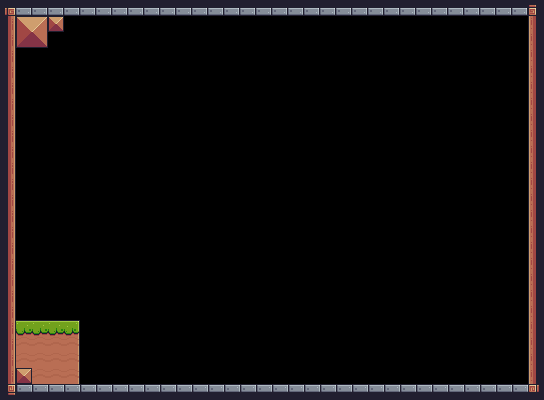

A 2D game scene composited from a Tiled map and its tileset images. What follows is a short description and the map's XML, with every tile layer's data as written:
An orthogonal 34x25 tile map with 16x16 px tiles, 1 tile layer (Ground) and 9 objects (5x Collision, 2x Items, Checkpoint, Player).

<map version="1.10" tiledversion="1.11.2" orientation="orthogonal" renderorder="right-down" width="34" height="25" tilewidth="16" tileheight="16" infinite="0" nextlayerid="9" nextobjectid="70">
 <tileset firstgid="1" source="tileset.tsx" />
 <objectgroup id="5" name="Checkpoints">
  <object id="37" name="Checkpoint" x="464" y="320" width="64" height="64" />
 </objectgroup>
 <objectgroup id="8" name="Enemy" />
 <objectgroup id="2" name="Player">
  <object id="1" name="Player" x="256" y="352" width="32" height="32" />
 </objectgroup>
 <objectgroup id="6" name="Items" />
 <objectgroup id="4" name="Collisions">
  <object id="2" name="Collision" x="0" y="0" width="544" height="16" />
  <object id="3" name="Collision" x="0" y="16" width="16" height="368" />
  <object id="4" name="Collision" x="0" y="384" width="544" height="16" />
  <object id="28" name="Apple" type="Items" x="320" y="352" width="32" height="32" />
  <object id="58" name="Collision" x="16" y="320" width="64" height="64" />
  <object id="68" name="Apple" type="Items" x="384" y="352" width="32" height="32" />
  <object id="69" name="Collision" x="528" y="16" width="16" height="368" />
 </objectgroup>
 <layer id="1" name="Ground" width="34" height="25">
  <data encoding="csv">
92,46,46,46,46,46,46,46,46,46,46,46,46,46,46,46,46,46,46,46,46,46,46,46,46,46,46,46,46,46,46,46,46,93,
113,36,37,35,0,0,0,0,0,0,0,0,0,0,0,0,0,0,0,0,0,0,0,0,0,0,0,0,0,0,0,0,0,111,
113,58,59,0,0,0,0,0,0,0,0,0,0,0,0,0,0,0,0,0,0,0,0,0,0,0,0,0,0,0,0,0,0,111,
113,0,0,0,0,0,0,0,0,0,0,0,0,0,0,0,0,0,0,0,0,0,0,0,0,0,0,0,0,0,0,0,0,111,
113,0,0,0,0,0,0,0,0,0,0,0,0,0,0,0,0,0,0,0,0,0,0,0,0,0,0,0,0,0,0,0,0,111,
113,0,0,0,0,0,0,0,0,0,0,0,0,0,0,0,0,0,0,0,0,0,0,0,0,0,0,0,0,0,0,0,0,111,
113,0,0,0,0,0,0,0,0,0,0,0,0,0,0,0,0,0,0,0,0,0,0,0,0,0,0,0,0,0,0,0,0,111,
113,0,0,0,0,0,0,0,0,0,0,0,0,0,0,0,0,0,0,0,0,0,0,0,0,0,0,0,0,0,0,0,0,111,
113,0,0,0,0,0,0,0,0,0,0,0,0,0,0,0,0,0,0,0,0,0,0,0,0,0,0,0,0,0,0,0,0,111,
113,0,0,0,0,0,0,0,0,0,0,0,0,0,0,0,0,0,0,0,0,0,0,0,0,0,0,0,0,0,0,0,0,111,
113,0,0,0,0,0,0,0,0,0,0,0,0,0,0,0,0,0,0,0,0,0,0,0,0,0,0,0,0,0,0,0,0,111,
113,0,0,0,0,0,0,0,0,0,0,0,0,0,0,0,0,0,0,0,0,0,0,0,0,0,0,0,0,0,0,0,0,111,
113,0,0,0,0,0,0,0,0,0,0,0,0,0,0,0,0,0,0,0,0,0,0,0,0,0,0,0,0,0,0,0,0,111,
113,0,0,0,0,0,0,0,0,0,0,0,0,0,0,0,0,0,0,0,0,0,0,0,0,0,0,0,0,0,0,0,0,111,
113,0,0,0,0,0,0,0,0,0,0,0,0,0,0,0,0,0,0,0,0,0,0,0,0,0,0,0,0,0,0,0,0,111,
113,0,0,0,0,0,0,0,0,0,0,0,0,0,0,0,0,0,0,0,0,0,0,0,0,0,0,0,0,0,0,0,0,111,
113,0,0,0,0,0,0,0,0,0,0,0,0,0,0,0,0,0,0,0,0,0,0,0,0,0,0,0,0,0,0,0,0,111,
113,0,0,0,0,0,0,0,0,0,0,0,0,0,0,0,0,0,0,0,0,0,0,0,0,0,0,0,0,0,0,0,0,111,
113,0,0,0,0,0,0,0,0,0,0,0,0,0,0,0,0,0,0,0,0,0,0,0,0,0,0,0,0,0,0,0,0,111,
113,0,0,0,0,0,0,0,0,0,0,0,0,0,0,0,0,0,0,0,0,0,0,0,0,0,0,0,0,0,0,0,0,111,
113,8,8,8,9,0,0,0,0,0,0,0,0,0,0,0,0,0,0,0,0,0,0,0,0,0,0,0,0,0,0,0,0,111,
113,30,30,30,31,0,0,0,0,0,0,0,0,0,0,0,0,0,0,0,0,0,0,0,0,0,0,0,0,0,0,0,0,111,
113,30,30,30,31,0,0,0,0,0,0,0,0,0,0,0,0,0,0,0,0,0,0,0,0,0,0,0,0,0,0,0,0,111,
113,35,30,30,31,0,0,0,0,0,0,0,0,0,0,0,0,0,0,0,0,0,0,0,0,0,0,0,0,0,0,0,0,111,
114,2,2,2,2,2,2,2,2,2,2,2,2,2,2,2,2,2,2,2,2,2,2,2,2,2,2,2,2,2,2,2,2,115
</data>
 </layer>
</map>
